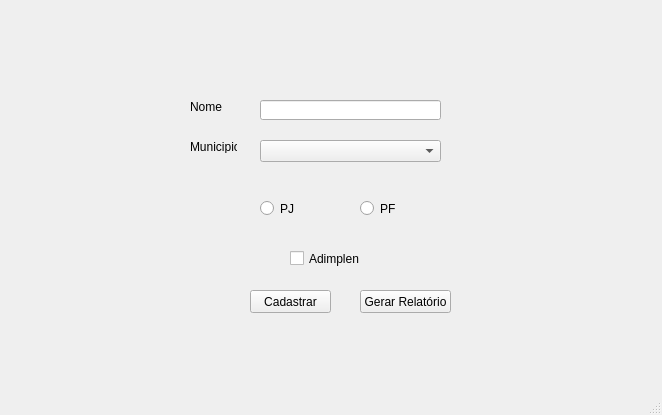
<?xml version="1.0" encoding="UTF-8"?>
<ui version="4.0">
 <class>MainWindow</class>
 <widget class="QMainWindow" name="MainWindow">
  <property name="geometry">
   <rect>
    <x>0</x>
    <y>0</y>
    <width>662</width>
    <height>415</height>
   </rect>
  </property>
  <property name="windowTitle">
   <string>MainWindow</string>
  </property>
  <widget class="QWidget" name="centralwidget">
   <widget class="QLabel" name="label">
    <property name="geometry">
     <rect>
      <x>190</x>
      <y>100</y>
      <width>47</width>
      <height>13</height>
     </rect>
    </property>
    <property name="text">
     <string>Nome</string>
    </property>
   </widget>
   <widget class="QLabel" name="label_2">
    <property name="geometry">
     <rect>
      <x>190</x>
      <y>140</y>
      <width>47</width>
      <height>13</height>
     </rect>
    </property>
    <property name="text">
     <string>Municipio</string>
    </property>
   </widget>
   <widget class="QRadioButton" name="radioButton">
    <property name="geometry">
     <rect>
      <x>260</x>
      <y>200</y>
      <width>82</width>
      <height>17</height>
     </rect>
    </property>
    <property name="text">
     <string>PJ</string>
    </property>
   </widget>
   <widget class="QRadioButton" name="radioButton_2">
    <property name="geometry">
     <rect>
      <x>360</x>
      <y>200</y>
      <width>82</width>
      <height>17</height>
     </rect>
    </property>
    <property name="text">
     <string>PF</string>
    </property>
   </widget>
   <widget class="QCheckBox" name="checkBox">
    <property name="geometry">
     <rect>
      <x>290</x>
      <y>250</y>
      <width>70</width>
      <height>17</height>
     </rect>
    </property>
    <property name="text">
     <string>Adimplente</string>
    </property>
   </widget>
   <widget class="QPushButton" name="pushButton">
    <property name="geometry">
     <rect>
      <x>250</x>
      <y>290</y>
      <width>81</width>
      <height>23</height>
     </rect>
    </property>
    <property name="text">
     <string>Cadastrar</string>
    </property>
   </widget>
   <widget class="QPushButton" name="pushButton_2">
    <property name="geometry">
     <rect>
      <x>360</x>
      <y>290</y>
      <width>91</width>
      <height>23</height>
     </rect>
    </property>
    <property name="text">
     <string>Gerar Relatório</string>
    </property>
   </widget>
   <widget class="QComboBox" name="comboBox">
    <property name="geometry">
     <rect>
      <x>260</x>
      <y>140</y>
      <width>181</width>
      <height>22</height>
     </rect>
    </property>
   </widget>
   <widget class="QLineEdit" name="lineEdit">
    <property name="geometry">
     <rect>
      <x>260</x>
      <y>100</y>
      <width>181</width>
      <height>20</height>
     </rect>
    </property>
   </widget>
  </widget>
  <widget class="QMenuBar" name="menubar">
   <property name="geometry">
    <rect>
     <x>0</x>
     <y>0</y>
     <width>662</width>
     <height>23</height>
    </rect>
   </property>
  </widget>
  <widget class="QStatusBar" name="statusbar"/>
 </widget>
 <resources/>
 <connections/>
</ui>
